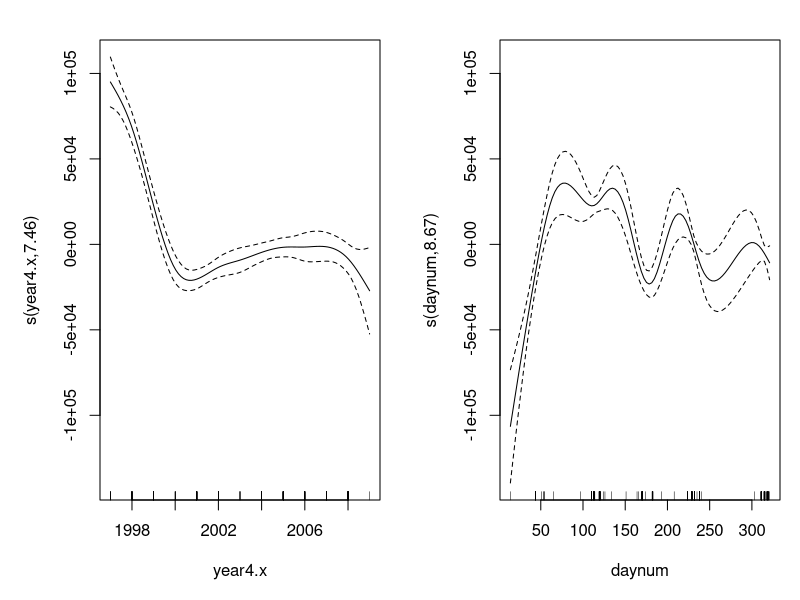

The R script that drew this image:
library(tidyverse)
library(lubridate)
library(ggplot2)
library(mgcv)

NDyears <- read_csv("ND_lte_lite3_chloro_datayearonly.csv", 
                             col_types = cols(X1 = col_skip(), X1.x = col_skip(), 
                                              daynum = col_skip(), sampledate = col_date(format = "%m/%d/%Y")))

##Add in daynumber        
NDyears$daynum<- yday(NDyears$sampledate)
NDyears
######daynumb

NDexperience <- gam(CellBioVol ~ s(year4.x, bs = "gp")+ s(daynum), data=NDyears)
plot<-plot(NDexperience, page=1)
plot
summary(NDexperience)

